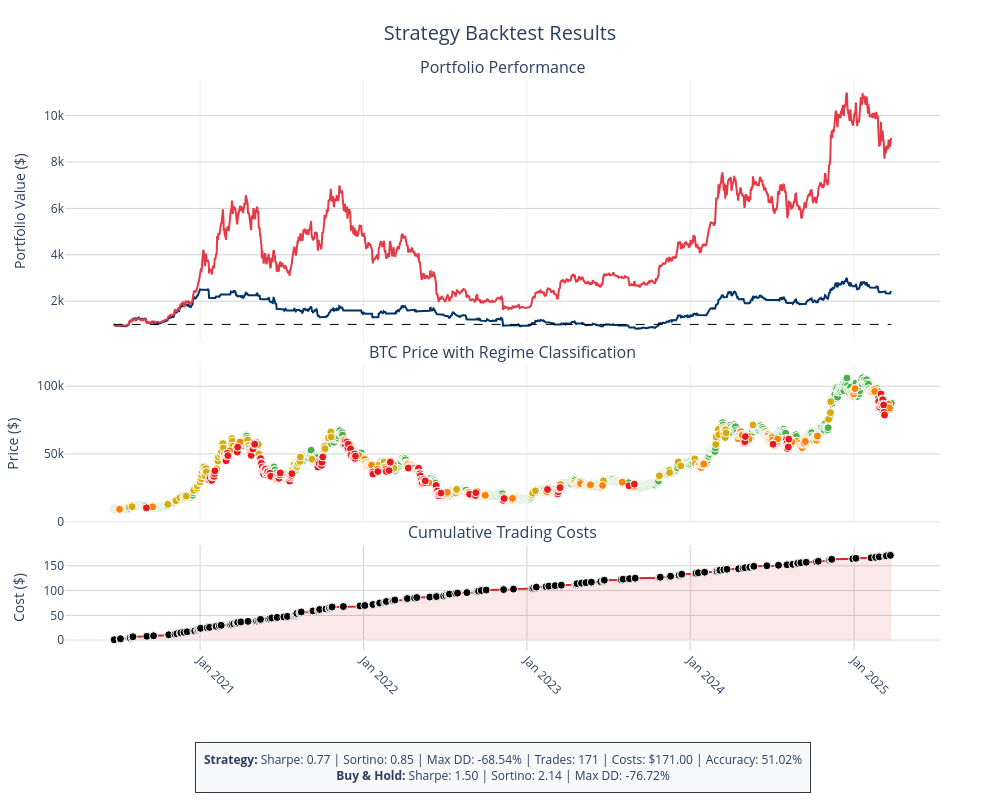

Notebook code cell kept with this figure:
### Code cell
# Generate visualization showing ONLY test set results
fig = model.plot_test_results(portfolio, classes)

# For deployment - using the latest data point's classifi

### Figure 1 — Plotly figure (JSON) as saved in the notebook; plotly's stock layout.template omitted (floating-point values rounded to 4 significant figures; data arrays with more than 128 entries replaced by an {"elided": "..."} marker saying what was removed)
{"data": [{"line": {"color": "#003366", "width": 2}, "name": "Strategy", "showlegend": false, "type": "scatter", "x": {"elided": "1738 str values"}, "xaxis": "x", "y": {"elided": "1738 float values"}, "yaxis": "y"}, {"line": {"color": "#e63946", "width": 2}, "name": "Buy & Hold", "showlegend": false, "type": "scatter", "x": {"elided": "1738 str values"}, "xaxis": "x", "y": {"elided": "1738 float values"}, "yaxis": "y"}, {"line": {"color": "black", "dash": "dash", "width": 1}, "name": "Initial Capital", "showlegend": false, "type": "scatter", "x": {"elided": "1738 str values"}, "xaxis": "x", "y": {"elided": "1738 int values"}, "yaxis": "y"}, {"line": {"color": "gray", "width": 1}, "name": "BTC Price", "showlegend": false, "type": "scatter", "x": {"elided": "1738 str values"}, "xaxis": "x2", "y": {"elided": "1738 float values"}, "yaxis": "y2"}, {"hovertemplate": "%{x}<br>Price: $%{y:,.2f}<br>Regime: Bullish Low Var", "marker": {"color": "#4daf4a", "line": {"color": "white", "width": 1}, "size": 8}, "mode": "markers", "name": "Bullish Low Var", "showlegend": false, "type": "scatter", "x": {"elided": "1083 str values"}, "xaxis": "x2", "y": {"elided": "1083 float values"}, "yaxis": "y2"}, {"hovertemplate": "%{x}<br>Price: $%{y:,.2f}<br>Regime: Bullish High Var", "marker": {"color": "#d4ac0d", "line": {"color": "white", "width": 1}, "size": 8}, "mode": "markers", "name": "Bullish High Var", "showlegend": false, "type": "scatter", "x": {"elided": "146 str values"}, "xaxis": "x2", "y": {"elided": "146 float values"}, "yaxis": "y2"}, {"hovertemplate": "%{x}<br>Price: $%{y:,.2f}<br>Regime: Bearish Low Var", "marker": {"color": "#ff7f00", "line": {"color": "white", "width": 1}, "size": 8}, "mode": "markers", "name": "Bearish Low Var", "showlegend": false, "type": "scatter", "x": {"elided": "342 str values"}, "xaxis": "x2", "y": {"elided": "342 float values"}, "yaxis": "y2"}, {"hovertemplate": "%{x}<br>Price: $%{y:,.2f}<br>Regime: Bearish High Var", "marker": {"color": "#e41a1c", "line": {"color": "white", "width": 1}, "size": 8}, "mode": "markers", "name": "Bearish High Var", "showlegend": false, "type": "scatter", "x": {"elided": "167 str values"}, "xaxis": "x2", "y": {"elided": "167 float values"}, "yaxis": "y2"}, {"fill": "tozeroy", "fillcolor": "rgba(214, 40, 40, 0.1)", "line": {"color": "#d62828", "width": 2}, "name": "Trading Costs", "showlegend": false, "type": "scatter", "x": {"elided": "1738 str values"}, "xaxis": "x3", "y": {"elided": "1738 int values"}, "yaxis": "y3"}, {"hovertemplate": "%{x}<br>Cumulative Cost: $%{y:.2f}", "marker": {"color": "black", "line": {"color": "white", "width": 1}, "size": 8, "symbol": "circle"}, "mode": "markers", "name": "Trade Points", "showlegend": false, "type": "scatter", "x": {"elided": "171 str values"}, "xaxis": "x3", "y": {"elided": "171 int values"}, "yaxis": "y3"}], "layout": {"annotations": [{"font": {"size": 16}, "showarrow": false, "text": "Portfolio Performance", "x": 0.5, "xanchor": "center", "xref": "paper", "y": 1, "yanchor": "bottom", "yref": "paper"}, {"font": {"size": 16}, "showarrow": false, "text": "BTC Price with Regime Classification", "x": 0.5, "xanchor": "center", "xref": "paper", "y": 0.5, "yanchor": "bottom", "yref": "paper"}, {"font": {"size": 16}, "showarrow": false, "text": "Cumulative Trading Costs", "x": 0.5, "xanchor": "center", "xref": "paper", "y": 0.184, "yanchor": "bottom", "yref": "paper"}, {"align": "center", "bgcolor": "rgba(248, 249, 250, 0.9)", "bordercolor": "#343a40", "borderpad": 8, "borderwidth": 1, "font": {"size": 12}, "showarrow": false, "text": "<b>Strategy:</b> Sharpe: 0.77 | Sortino: 0.85 | Max DD: -68.54% | Trades: 171 | Costs: $171.00 | Accuracy: 51.02%<br><b>Buy & Hold:</b> Sharpe: 1.50 | Sortino: 2.14 | Max DD: -76.72%", "x": 0.5, "xref": "paper", "y": -0.25, "yref": "paper"}], "height": 800, "margin": {"b": 150, "l": 60, "r": 60, "t": 80}, "showlegend": false, "title": {"font": {"size": 20}, "text": "Strategy Backtest Results", "x": 0.5}, "width": 1000, "xaxis": {"anchor": "y", "domain": [0, 1], "matches": "x3", "showticklabels": false}, "xaxis2": {"anchor": "y2", "domain": [0, 1], "matches": "x3", "showticklabels": false}, "xaxis3": {"anchor": "y3", "domain": [0, 1], "gridcolor": "lightgray", "showgrid": true, "tickangle": 45, "tickformat": "%b %Y", "tickmode": "auto"}, "yaxis": {"anchor": "x", "domain": [0.54, 1], "gridcolor": "lightgray", "title": {"text": "Portfolio Value ($)"}}, "yaxis2": {"anchor": "x2", "domain": [0.224, 0.5], "gridcolor": "lightgray", "title": {"text": "Price ($)"}}, "yaxis3": {"anchor": "x3", "domain": [0, 0.184], "gridcolor": "lightgray", "title": {"text": "Cost ($)"}}}}
